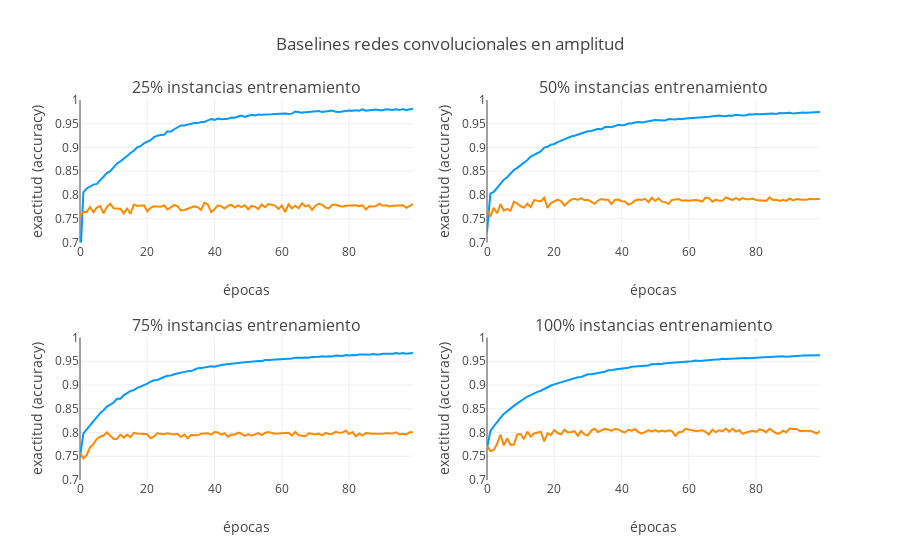

The notebook cell saved with this chart:
### Code cell
plot_cnn_wide_supervised([train_rate_25, train_rate_50, train_rate_75, train_rate_100],
                          title='Baselines redes convolucionales en amplitud', yrange=[0.7, 1],
                          metric='acc', rows=2, cols=2)
